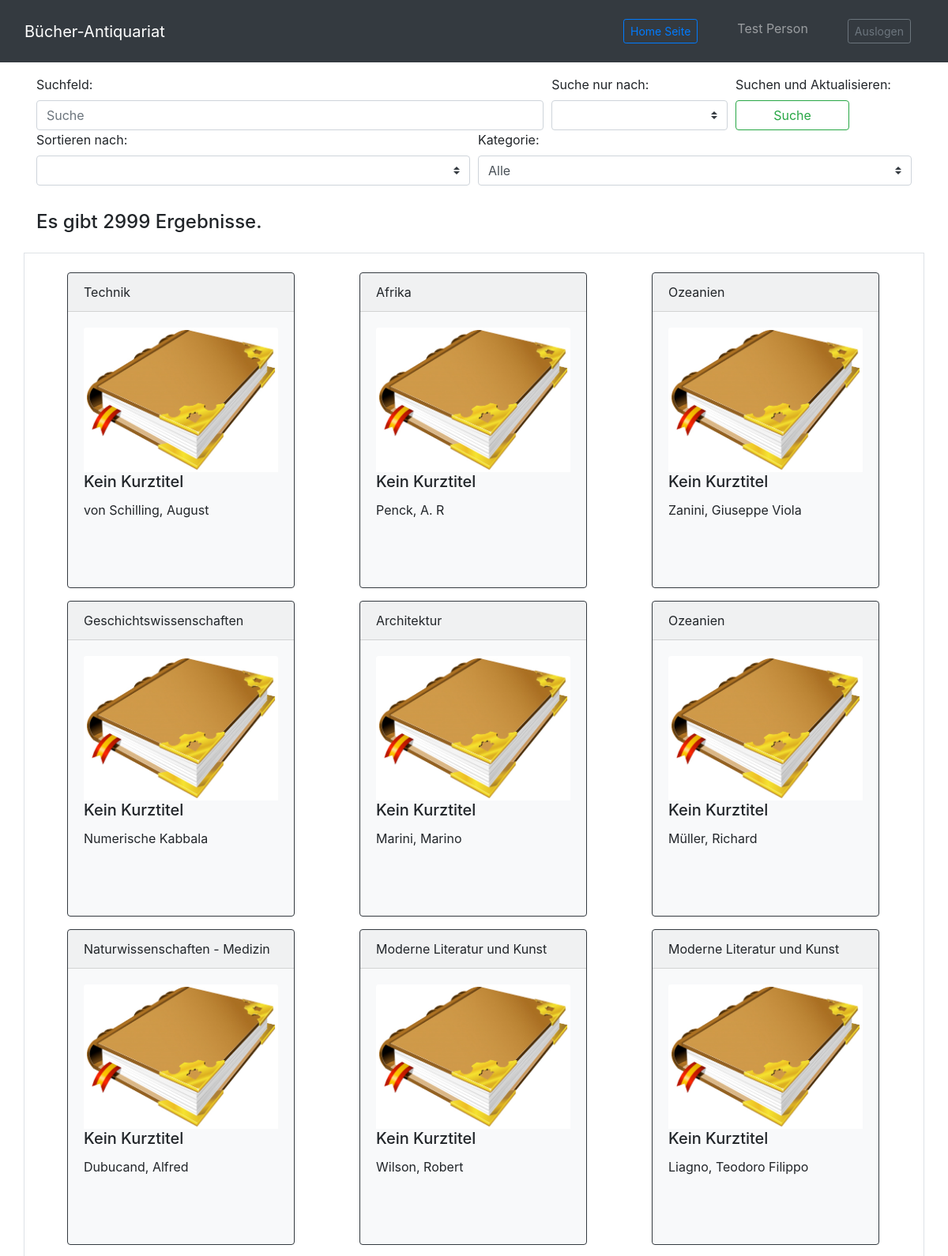
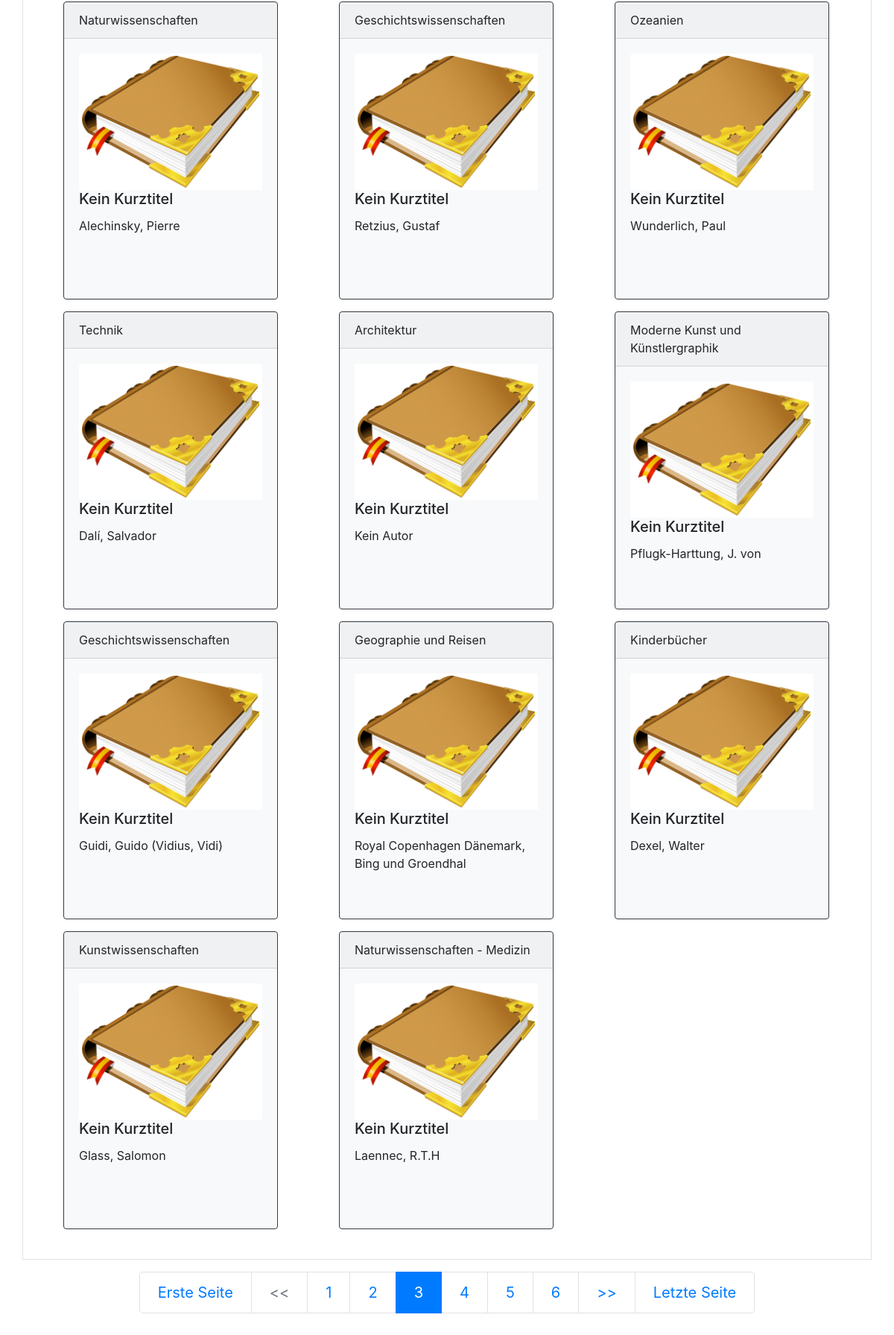
The app's page /Seite/php/listview.php?page=3 (upper part) with its own data (2 pictures, top to bottom).
### tables this page shows
CREATE TABLE `buecher` (
  `id` int(10) unsigned NOT NULL,
  `katalog` int(11) NOT NULL,
  `nummer` int(11) NOT NULL,
  `kurztitle` text NOT NULL,
  `kategorie` int(11) NOT NULL,
  `verkauft` tinyint(1) NOT NULL,
  `kaufer` int(11) NOT NULL,
  `autor` text NOT NULL,
  `title` text NOT NULL,
  `sprache` varchar(250) NOT NULL,
  `foto` varchar(250) NOT NULL,
  `verfasser` int(11) NOT NULL,
  `zustand` char(1) NOT NULL
);

CREATE TABLE `kategorien` (
  `id` int(11) NOT NULL,
  `kategorie` varchar(100) NOT NULL
);

### Seite/php/functions/listview_f.php (the view, shortened to what this page needs)
<?php
function create_list($host, $username, $password, $database, $search, $search_tak, $sort_tak, $filt_kat, $this_page_first_result, $results_per_page)
{
    $output = "";
    $conn = new mysqli($host, $username, $password, $database);
    $sql3 = "SELECT b.id as bid, b.*, k.* FROM buecher as b left join kategorien as k ON b.kategorie=k.id WHERE " . $search_tak . " like '%" . $search . "%' AND k.id LIKE '%" . $filt_kat . "%' ORDER BY " . $sort_tak . " ASC LIMIT " . $this_page_first_result . "," . $results_per_page;
    $result3 = $conn->query($sql3);
    if ($result3->num_rows == 0) {
        $output .= "";
    } else {
        while ($row3 = $result3->fetch_assoc()) {
            if (str_replace(' ', '', $row3['kurztitle']) != "") {
                $bkurztitle = htmlspecialchars($row3['kurztitle']);
            } else {
                $bkurztitle = "Kein Kurztitel";
            }
            if (str_replace(' ', '', $row3['autor']) != "") {
                $bautor = htmlspecialchars($row3['autor']);
            } else {
                $bautor = "Kein Autor";
            }
            if (str_replace(' ', '', $row3['kategorie']) != "") {
                $kkategorie = htmlspecialchars($row3['kategorie']);
            } else {
                $kkategorie = "Keine Kategorie";
            }
            if (str_replace(' ', '', $row3['foto']) != "") {
                $foto = htmlspecialchars($row3['foto']);
            } else {
                $foto = "";
            }
            $id = $row3['bid'];
            $output .= '<div class="card bg-light mb-3 border-dark mb-3" style="max-width: 18rem; min-height: 25rem;">
            <div class="card-header">' . $kkategorie . '</div>
            <div class="card-body" >
            <img class="card-img-top" src="../pictures/' . $foto . '" alt="Kein Bild hinterlegt">
              <h5 class="card-title">' . $bkurztitle . '</h5>
              <p class="card-text">' . $bautor . '</p>
              <a href="detailview.php?id=' . $id . '" class="stretched-link"></a>
            </div>
          </div>';
        }
    }
    return $output;
}
function page_listed($ergebnisse, $results_per_page)
{
    $page_max = 0;
    $page_min = 0;
    $springen = 3;
    $number_of_pages = ceil($ergebnisse / $results_per_page);
    if (!isset($_GET['page'])) {
        $page = 1;
    } else {
        $page = $_GET['page'];
    }
    if ($page - $springen < 1) {
        $page_min = 1;
    } else {
        $page_min = $page - $springen;
    }
    if ($number_of_pages < 1) {
        $page_max = 1;
    } elseif ($page + $springen > $number_of_pages - 1) {
        $page_max = $number_of_pages;
    } else {
        $page_max = $page + $springen;
    }
    echo '<nav><ul class="pagination justify-content-center pagination-lg">
      </li>';
    if ($number_of_pages != 1 and $page > 1) {
        echo '<li class="page-item"><a class="page-link" href="' . overwrite_url_with(1) . '">Erste Seite</a></li>';
    } else {
        echo '<li class="page-item disabled"><a class="page-link" href="">Erste Seite</a></li>';
    }
    if ($page - 30 > 0) {
        echo '<li class="page-item"><a class="page-link" href="' . overwrite_url_with($page - 30) . '"><<</a></li>';
    } else {
        echo '<li class="page-item disabled"><a class="page-link" href=""><<</a></li>';
    }
    for ($i = $page_min; $i <= $page_max; $i++) {
        if ($page == $i) {
            echo '<li class="page-item active"><a class="page-link" href="' . overwrite_url_with($i) . '">' . $i . '</a></li>';
        } else {
            echo '<li class="page-item"><a class="page-link" href="' . overwrite_url_with($i) . '">' . $i . '</a></li>';
        }
    }
    if ($page + 30 < $number_of_pages + 1) {
        echo '<li class="page-item"><a class="page-link" href="' . overwrite_url_with($page + 30) . '">>></a></li>';
    } else {
        echo '<li class="page-item disabled"><a class="page-link" href="">>></a></li>';
    }
    if ($number_of_pages > 1 and $number_of_pages != $page) {
        echo '<li class="page-item"><a class="page-link" href="' . overwrite_url_with($number_of_pages) . '">Letzte Seite</a></li>';
    } else {
        echo '<li class="page-item disabled"><a class="page-link" href="">Letzte Seite</a></li>';
    }
    echo '</ul></nav>';
}
function overwrite_url_with($value)
{
    $url = getcurrenturl();
    $url_parts = parse_url($url);
    if (isset($url_parts['query'])) {
        parse_str($url_parts['query'], $params);
    } else {
        $params = array();
    }
    $params['page'] = $value;
    $url_parts['query'] = http_build_query($params);
    return $url_parts['scheme'] . '://' . $url_parts['host'] . $url_parts['path'] . '?' . $url_parts['query'];
}
function getcurrenturl()
{
    if (isset($_SERVER['HTTPS']) && $_SERVER['HTTPS'] === 'on')
        $link = "https";
    else
        $link = "http";
    $link .= "://";
    $link .= $_SERVER['HTTP_HOST'];
    $link .= $_SERVER['REQUEST_URI'];
    return $link;
}

### records on screen
buecher: kategorien.kategorie "Technik", foto (picture), kurztitle "Kein Kurztitel", autor "von Schilling, August"
buecher: kategorien.kategorie "Geschichtswissenschaften", foto (picture), kurztitle "Kein Kurztitel", autor "Numerische Kabbala"
buecher: kategorien.kategorie "Naturwissenschaften - Medizin", foto (picture), kurztitle "Kein Kurztitel", autor "Dubucand, Alfred"
buecher: kategorien.kategorie "Naturwissenschaften", foto (picture), kurztitle "Kein Kurztitel", autor "Alechinsky, Pierre"
buecher: kategorien.kategorie "Technik", foto (picture), kurztitle "Kein Kurztitel", autor "Dalí, Salvador"
buecher: kategorien.kategorie "Geschichtswissenschaften", foto (picture), kurztitle "Kein Kurztitel", autor "Guidi, Guido (Vidius, Vidi)"
buecher: kategorien.kategorie "Kunstwissenschaften", foto (picture), kurztitle "Kein Kurztitel", autor "Glass, Salomon"
buecher: kategorien.kategorie "Afrika", foto (picture), kurztitle "Kein Kurztitel", autor "Penck, A. R"
buecher: kategorien.kategorie "Architektur", foto (picture), kurztitle "Kein Kurztitel", autor "Marini, Marino"
buecher: kategorien.kategorie "Moderne Literatur und Kunst", foto (picture), kurztitle "Kein Kurztitel", autor "Wilson, Robert"
buecher: kategorien.kategorie "Geschichtswissenschaften", foto (picture), kurztitle "Kein Kurztitel", autor "Retzius, Gustaf"
buecher: kategorien.kategorie "Architektur", foto (picture), kurztitle "Kein Kurztitel", autor "Kein Autor"
buecher: kategorien.kategorie "Geographie und Reisen", foto (picture), kurztitle "Kein Kurztitel", autor "Royal Copenhagen Dänemark, Bing und Groendhal"
buecher: kategorien.kategorie "Naturwissenschaften - Medizin", foto (picture), kurztitle "Kein Kurztitel", autor "Laennec, R.T.H"
buecher: kategorien.kategorie "Ozeanien", foto (picture), kurztitle "Kein Kurztitel", autor "Zanini, Giuseppe Viola"
buecher: kategorien.kategorie "Ozeanien", foto (picture), kurztitle "Kein Kurztitel", autor "Müller, Richard"
buecher: kategorien.kategorie "Moderne Literatur und Kunst", foto (picture), kurztitle "Kein Kurztitel", autor "Liagno, Teodoro Filippo"
buecher: kategorien.kategorie "Ozeanien", foto (picture), kurztitle "Kein Kurztitel", autor "Wunderlich, Paul"
buecher: kategorien.kategorie "Moderne Kunst und Künstlergraphik", foto (picture), kurztitle "Kein Kurztitel", autor "Pflugk-Harttung, J. von"
buecher: kategorien.kategorie "Kinderbücher", foto (picture), kurztitle "Kein Kurztitel", autor "Dexel, Walter"

### other values on screen
$ergebnisse "2999"
